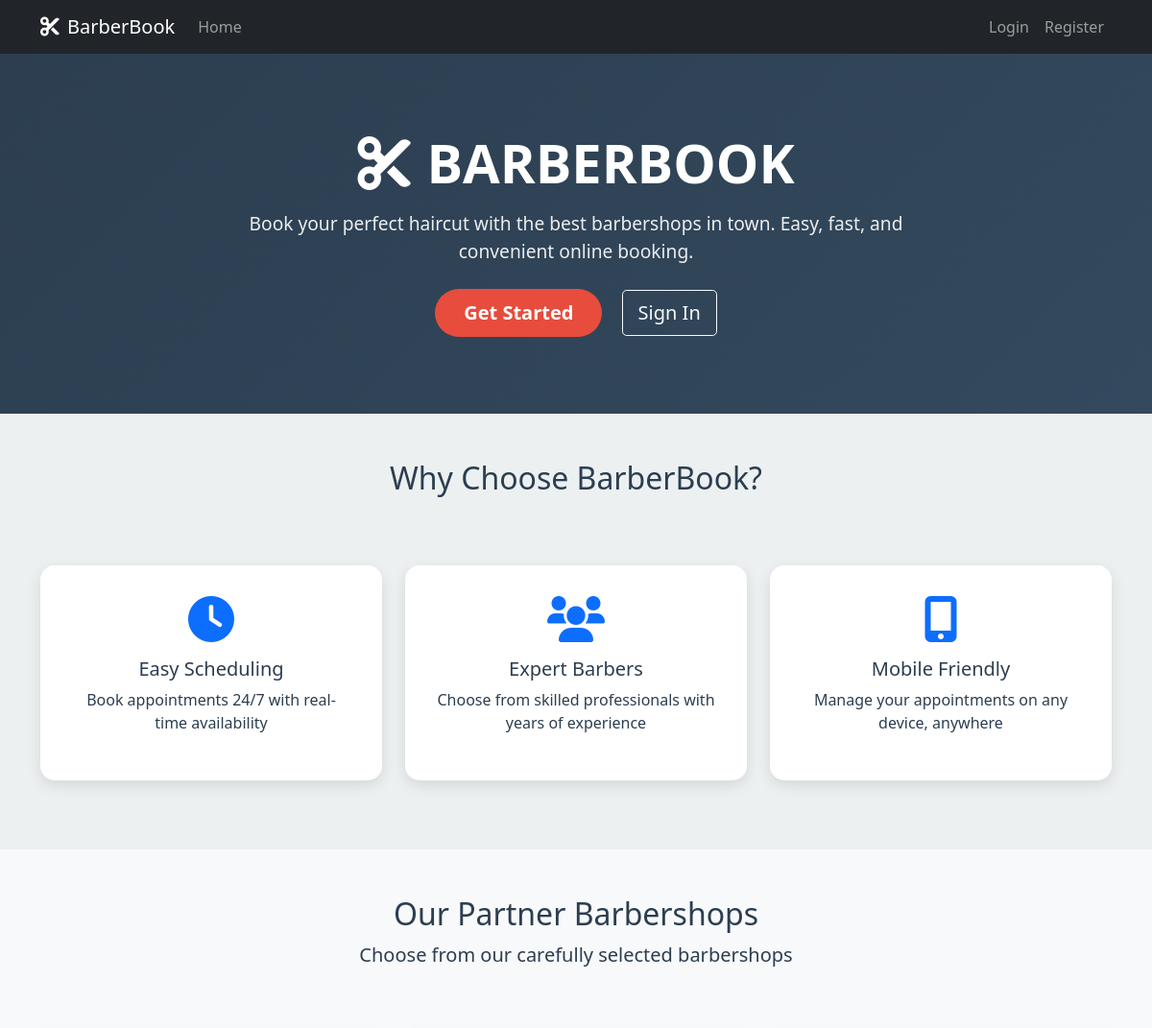
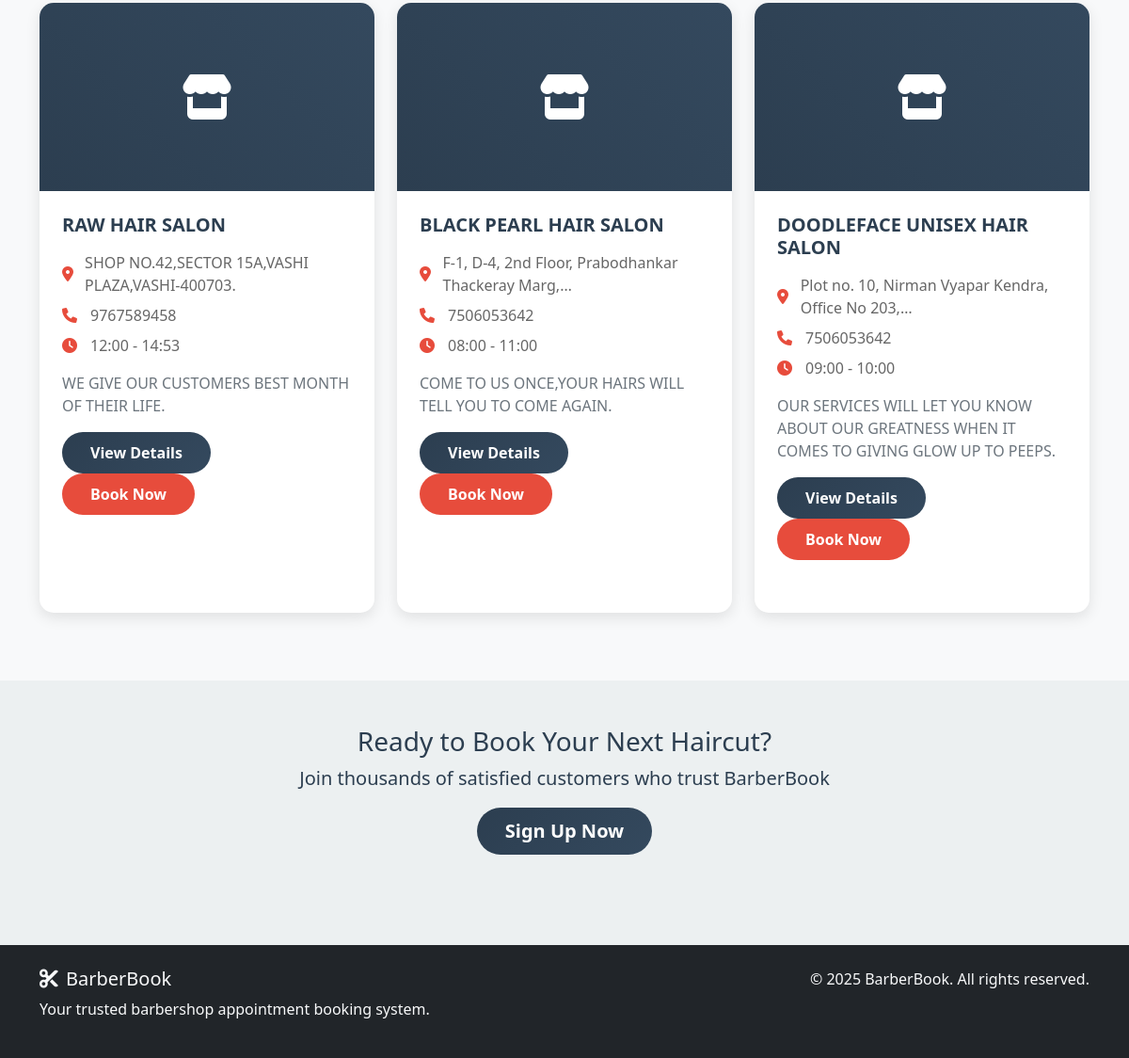
The page / on the database its author committed (2 pictures, top to bottom).
### booking/models.py (models this page shows, shortened)
class Barbershop(models.Model):
    name = models.CharField(max_length=200)
    address = models.TextField()
    phone_regex = RegexValidator(regex=r'^\+?1?\d{9,15}$', message="Phone number must be entered in the format: '+999999999'. Up to 15 digits allowed.")
    phone_number = models.CharField(validators=[phone_regex], max_length=17)
    email = models.EmailField()
    opening_time = models.TimeField()
    closing_time = models.TimeField()
    description = models.TextField(blank=True)
    created_at = models.DateTimeField(auto_now_add=True)
    class Meta:
        verbose_name_plural = "Barbershops"

### booking/views.py (the view)
# urls.py: 2. Add a URL to urlpatterns:  path('', views.home, name='home')
def home(request):
    barbershops = Barbershop.objects.all()
    return render(request, 'booking/home.html', {'barbershops': barbershops})

### templates/booking/home.html (shortened to what this page needs)
{% extends 'base.html' %}
{% load static %}
{% block content %}
<section class="hero-section">
    <div class="container">
        <div class="row">
            <div class="col-lg-8 mx-auto">
                <h1><i class="fas fa-cut me-3"></i>BARBERBOOK</h1>
                <p class="lead">Book your perfect haircut with the best barbershops in town. Easy, fast, and convenient online booking.</p>
                {% if not user.is_authenticated %}
                <div class="mt-4">
                    <a href="{% url 'register' %}" class="btn btn-accent btn-lg me-3">Get Started</a>
                    <a href="{% url 'login' %}" class="btn btn-outline-light btn-lg">Sign In</a>
                </div>
                {% endif %}
            </div>
        </div>
    </div>
</section>
<section class="py-5">
    <div class="container">
        <div class="row text-center mb-5">
            <div class="col-lg-12">
                <h2 class="mb-4">Why Choose BarberBook?</h2>
            </div>
        </div>
        <div class="row">
            <div class="col-md-4 mb-4">
                <div class="card h-100 text-center">
                    <div class="card-body">
                        <i class="fas fa-clock fa-3x text-primary mb-3"></i>
                        <h5>Easy Scheduling</h5>
                        <p>Book appointments 24/7 with real-time availability</p>
                    </div>
                </div>
            </div>
            <div class="col-md-4 mb-4">
                <div class="card h-100 text-center">
                    <div class="card-body">
                        <i class="fas fa-users fa-3x text-primary mb-3"></i>
                        <h5>Expert Barbers</h5>
                        <p>Choose from skilled professionals with years of experience</p>
                    </div>
                </div>
            </div>
            <div class="col-md-4 mb-4">
                <div class="card h-100 text-center">
                    <div class="card-body">
                        <i class="fas fa-mobile-alt fa-3x text-primary mb-3"></i>
                        <h5>Mobile Friendly</h5>
                        <p>Manage your appointments on any device, anywhere</p>
                    </div>
                </div>
            </div>
        </div>
    </div>
</section>
<section class="py-5 bg-light">
    <div class="container">
        <div class="row">
            <div class="col-lg-12 text-center mb-5">
                <h2>Our Partner Barbershops</h2>
                <p class="lead">Choose from our carefully selected barbershops</p>
            </div>
        </div>
        {% if barbershops %}
        <div class="row">
            {% for barbershop in barbershops %}
            <div class="col-lg-4 col-md-6 mb-4">
                <div class="card barbershop-card h-100">
                    <div class="card-img-top">
                        <i class="fas fa-store"></i>
                    </div>
                    <div class="barbershop-info">
                        <h5>{{ barbershop.name }}</h5>
                        <div class="info-item">
                            <i class="fas fa-map-marker-alt"></i>
                            <span>{{ barbershop.address|truncatechars:50 }}</span>
                        </div>
                        <div class="info-item">
                            <i class="fas fa-phone"></i>
                            <span>{{ barbershop.phone_number }}</span>
                        </div>
                        <div class="info-item">
                            <i class="fas fa-clock"></i>
                            <span>{{ barbershop.opening_time|time:"H:i" }} - {{ barbershop.closing_time|time:"H:i" }}</span>
                        </div>
                        {% if barbershop.description %}
                        <p class="mt-3 text-muted">{{ barbershop.description|truncatechars:100 }}</p>
                        {% endif %}
                        <div class="mt-3">
                            <a href="{% url 'barbershop_detail' barbershop.id %}" class="btn btn-primary me-2">View Details</a>
                            {% if user.is_authenticated %}
                            <a href="{% url 'book_appointment' barbershop.id %}" class="btn btn-accent">Book Now</a>
                            {% else %}
                            <a href="{% url 'login' %}" class="btn btn-accent">Book Now</a>
                            {% endif %}
                        </div>
                    </div>
                </div>
            </div>
            {% endfor %}
        </div>
        {% endif %}
    </div>
</section>
{% if not user.is_authenticated %}
<section class="py-5">
    <div class="container">
        <div class="row">
            <div class="col-lg-8 mx-auto text-center">
                <h3>Ready to Book Your Next Haircut?</h3>
                <p class="lead">Join thousands of satisfied customers who trust BarberBook</p>
                <a href="{% url 'register' %}" class="btn btn-primary btn-lg">Sign Up Now</a>
            </div>
        </div>
    </div>
</section>
{% endif %}
{% endblock %}

### static/css/style.css (style rules this page uses)
:root { --primary-color: #2c3e50; --secondary-color: #34495e; --accent-color: #e74c3c; --success-color: #27ae60; --warning-color: #f39c12; --light-bg: #ecf0f1; --dark-text: #2c3e50; }
body { font-family: 'Segoe UI', Tahoma, Geneva, Verdana, sans-serif; background-color: var(--light-bg); color: var(--dark-text); }
.hero-section { background: linear-gradient(135deg, var(--primary-color) 0%, var(--secondary-color) 100%); color: white; padding: 80px 0; text-align: center; }
.hero-section h1 { font-size: 3.5rem; font-weight: 700; margin-bottom: 1rem; }
.hero-section p { font-size: 1.2rem; opacity: 0.9; }
.card { border: none; border-radius: 15px; box-shadow: 0 5px 15px rgba(0,0,0,0.1); transition: transform 0.3s ease, box-shadow 0.3s ease; overflow: hidden; }
.card-body { padding: 2rem; }
.barbershop-card { margin-bottom: 2rem; }
.barbershop-card .card-img-top { height: 200px; object-fit: cover; background: linear-gradient(45deg, var(--primary-color), var(--secondary-color)); display: flex; align-items: center; justify-content: center; color: white; font-size: 3rem; }
.barbershop-info { padding: 1.5rem; }
.barbershop-info h5 { color: var(--primary-color); font-weight: 600; margin-bottom: 1rem; }
.info-item { display: flex; align-items: center; margin-bottom: 0.5rem; color: #666; }
.info-item i { width: 20px; margin-right: 10px; color: var(--accent-color); }
.btn-primary { background: linear-gradient(135deg, var(--primary-color), var(--secondary-color)); border: none; border-radius: 25px; padding: 10px 30px; font-weight: 600; transition: all 0.3s ease; }
.btn-accent { background: var(--accent-color); border: none; color: white; border-radius: 25px; padding: 10px 30px; font-weight: 600; transition: all 0.3s ease; }

### rows shown on the page
Barbershop: name "RAW HAIR SALON", address "SHOP NO.42,SECTOR 15A,VASHI PLAZA,VASHI-400703.", phone_number "9767589458", opening_time "12:00", closing_time "14:53", description "WE GIVE OUR CUSTOMERS BEST MONTH OF THEIR LIFE."
Barbershop: name "BLACK PEARL HAIR SALON", address "F-1, D-4, 2nd Floor, Prabodhankar Thackeray Marg,…", phone_number "7506053642", opening_time "08:00", closing_time "11:00", description "COME TO US ONCE,YOUR HAIRS WILL TELL YOU TO COME AGAIN."
Barbershop: name "DOODLEFACE UNISEX HAIR SALON", address "Plot no. 10, Nirman Vyapar Kendra, Office No 203,…", phone_number "7506053642", opening_time "09:00", closing_time "10:00", description "OUR SERVICES WILL LET YOU KNOW ABOUT OUR GREATNESS WHEN IT COMES TO GIVING GLOW UP TO PEEPS."
